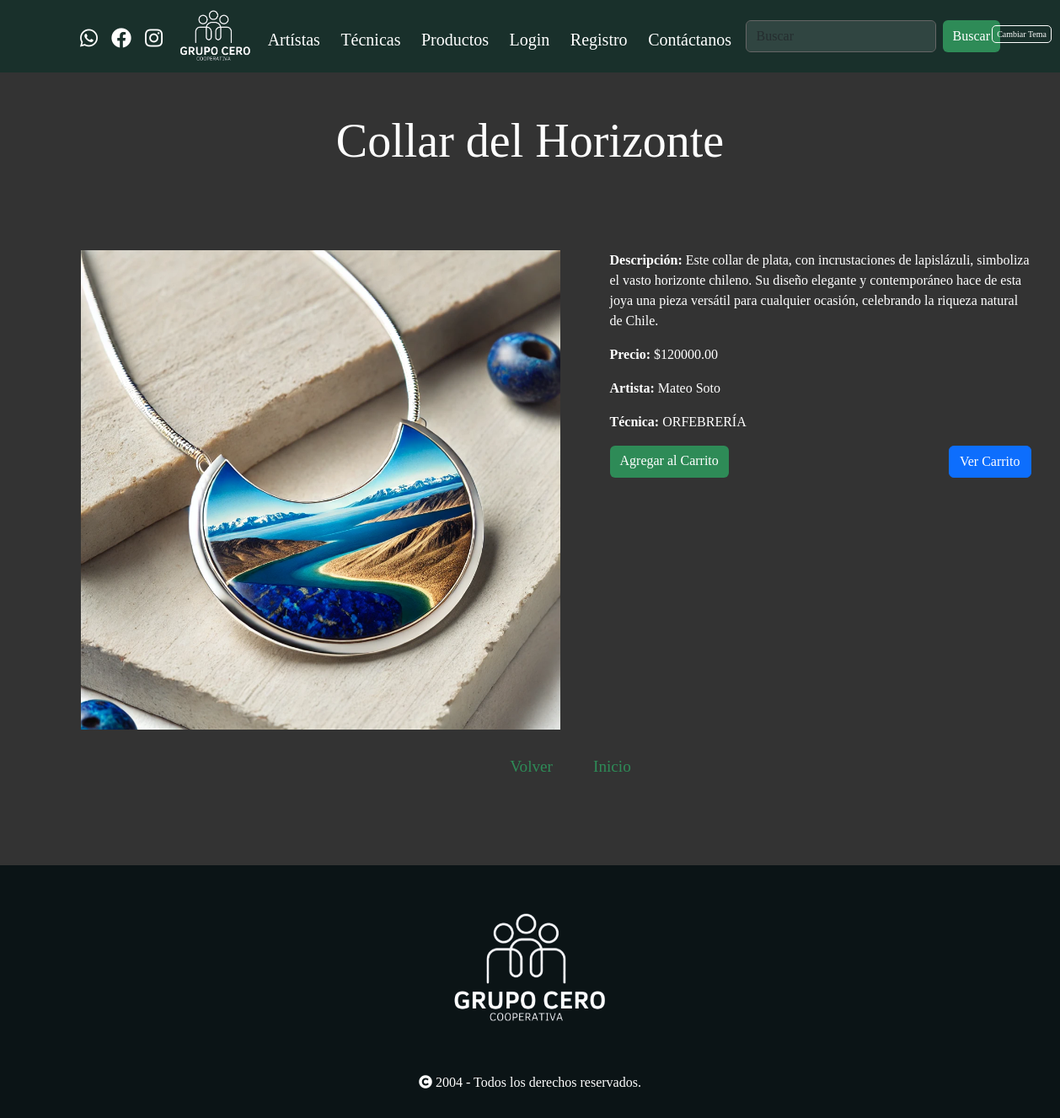
/producto/6/, run on the app's committed database.
### storegrupozero/models.py (models this page shows, shortened)
class Product(models.Model):
    name = models.CharField(max_length=100)
    description = models.TextField()
    price = models.DecimalField(max_digits=10, decimal_places=2)
    image = models.ImageField(upload_to='products/')
    stock = models.PositiveIntegerField(default=1)
    artist = models.ForeignKey(Artist, on_delete=models.CASCADE, related_name='products')
    technique = models.ForeignKey(Technique, on_delete=models.CASCADE, related_name='products')
    created_at = models.DateTimeField(auto_now_add=True)
    updated_at = models.DateTimeField(auto_now=True)

class Artist(models.Model):
    name = models.CharField(max_length=100)
    bio = models.TextField()
    image = models.ImageField(upload_to='artists/')
    created_at = models.DateTimeField(auto_now_add=True)
    updated_at = models.DateTimeField(auto_now=True)

class Technique(models.Model):
    name = models.CharField(max_length=100)
    description = models.TextField()
    image = models.ImageField(upload_to='techniques/', null=True, blank=True)  # Agregar campo de imagen
    created_at = models.DateTimeField(auto_now_add=True)
    updated_at = models.DateTimeField(auto_now=True)

### storegrupozero/views.py (the view)
# urls.py: path('producto/<int:product_id>/', views.producto_detalle, name='producto_detalle'),
def producto_detalle(request, product_id):
    product = get_object_or_404(Product, id=product_id)
    return render(request, 'producto_detalle.html', {'product': product})

### storegrupozero/templates/producto_detalle.html
{% extends 'base.html' %}
{% block content %}
<h2 class="titulo-seccion text-center m-5">{{ product.name }}</h2>
<div class="container-fluid p-5 m-5">
    <div class="row justify-content-center">
        <div class="col-12 col-md-6">
            <img src="{{ product.image.url }}" class="img-fluid" alt="{{ product.name }}">
        </div>
        <div class="col-12 col-md-6">
            <div class="product-description">
                <p><strong>Descripción:</strong> {{ product.description }}</p>
                <p><strong>Precio:</strong> ${{ product.price }}</p>
                <p><strong>Artista:</strong> {{ product.artist.name }}</p>
                <p><strong>Técnica:</strong> {{ product.technique.name }}</p>
                <div class="d-flex justify-content-between">
                    <a href="{% url 'add_to_cart' product.id %}" class="btn btn-success btn-agregar-carrito">Agregar al Carrito</a>
                    <a href="{% url 'view_cart' %}" class="btn btn-primary">Ver Carrito</a>
                </div>
            </div>
        </div>
    </div>
    <div class="text-center mt-4">
        <a href="javascript:history.back()" class="link-volver btn btn-outline-secondary">Volver</a>
        <a href="{% url 'index' %}" class="link-volver btn btn-outline-secondary">Inicio</a>
    </div>
</div>
{% endblock %}

### storegrupozero/static/css/styles.css (style rules this page uses)
:root { --color1: #ff6f8d; --color2: #554f1f; --color3: #19302b; --color4: #0b1416; --color5: #fefefe; --bg-light: #ffffff; --text-light: #000000; --bg-dark: #333333; --text-dark: #ffffff; --nav-bg-dark: #222222; --input-bg-dark: #555555; --input-border-dark: #666666; --btn-green: seagreen; --btn-green-dark: #2d7042; --semi-transparent-black: rgba(0, 0, 0, 0.6); --carousel-arrow-color: #cccccc; }
:root { --color1: #ff6f8d; --color2: #554f1f; --color3: #19302b; --color4: #0b1416; --color5: #fefefe; --btn-green: seagreen; --btn-green-dark: #2d7042; --semi-transparent-black: rgba(0, 0, 0, 0.6); --carousel-arrow-color: #cccccc; }
body { font-family: "Playfair Display", serif; transition: background-color 0.3s, color 0.3s; }
body { background-image: url('../img/fondo-negro-2.jpg'); background-color: #333333; color: #ffffff; }
.btn-buscar, .btn-agregar-carrito, .formulario .btn { background-color: var(--btn-green); color: #ffffff; }
.titulo-seccion { font-size: 3rem; font-family: "Playfair Display", serif; margin: 3rem 0; color: var(--color5); text-align: center; }
.link-volver { color: whitesmoke; text-decoration: none; font-size: 1.2rem; font-family: "Playfair Display", serif; transition: color 0.3s; }
.btn-agregar-carrito { background-color: var(--btn-green); color: var(--text-dark); border: none; transition: background-color 0.3s; }
.titulo-seccion { font-size: 3.5rem; font-family: "Playfair Display", serif; margin: 3rem 0; color: var(--color5); text-align: center; }
.product-description { max-width: 500px; margin: 0 auto; }
.link-volver { color: var(--btn-green); text-decoration: none; margin: 0 10px; }
.btn-outline-secondary { border: none; color: var(--btn-green); background-color: transparent; transition: color 0.3s, background-color 0.3s; }

### data on the page
Product: name "Collar del Horizonte", image (picture), description "Este collar de plata, con incrustaciones de lapislázuli, simboliza el vasto horizonte chileno. Su diseño elegante y contemporáneo hace de esta joya una pieza versátil para cualquier ocasión, celebrando la riqueza natural de Chile.", price "120000.00", artist.name "Mateo Soto", technique.name "ORFEBRERÍA"
